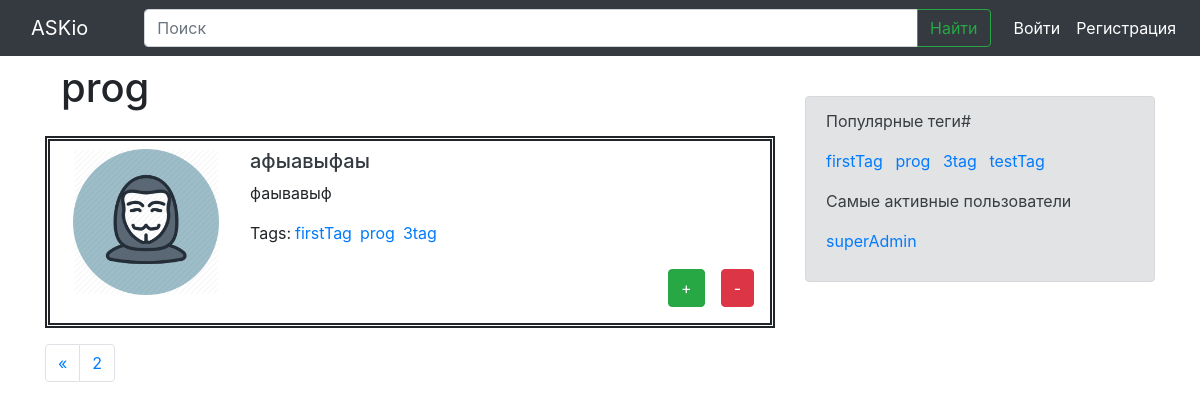
The page /tag/prog/?page=2 on the database as committed earlier.
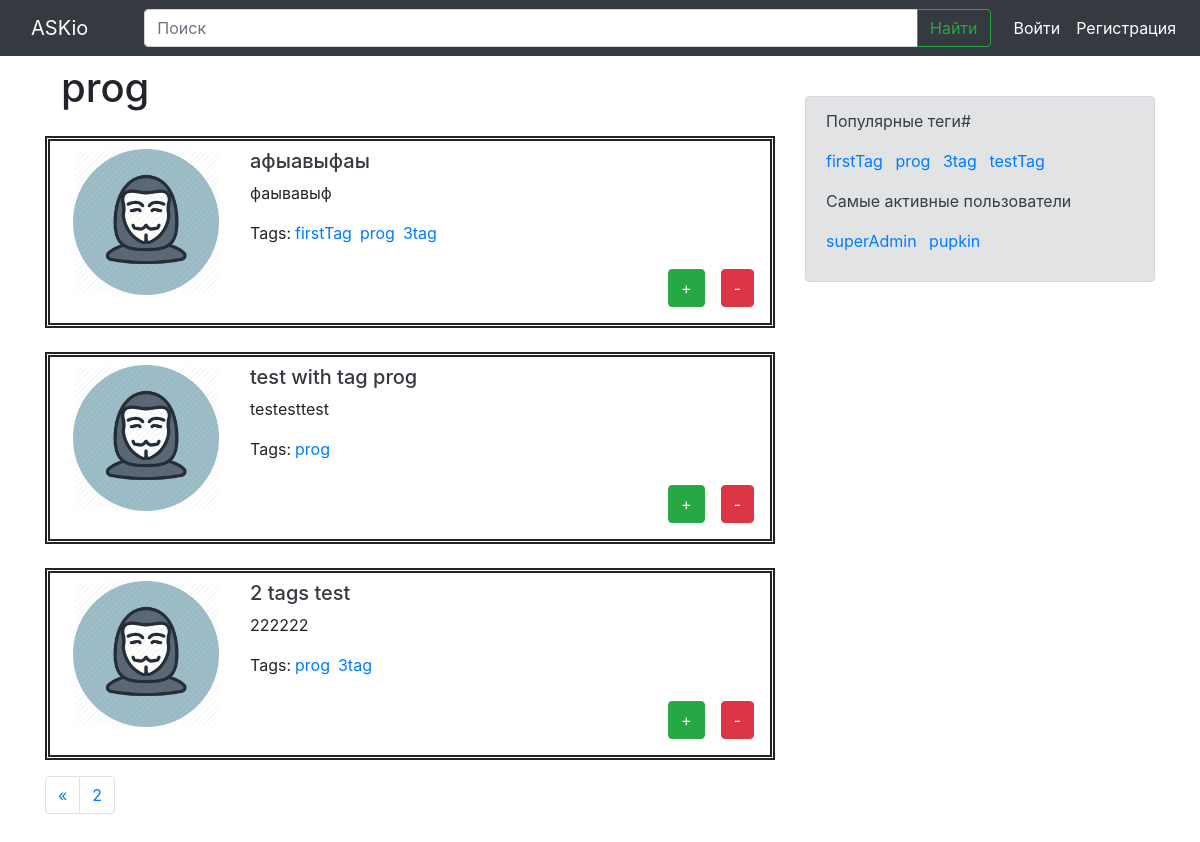
The same page on the database as committed later.
### app/models.py (models this page shows, shortened)
class Tag(models.Model):
    name = models.CharField(max_length=20, unique=True)

class Question(models.Model):
    title = models.CharField(max_length=255)
    text = models.TextField()
    profile = models.ForeignKey(Profile, on_delete=models.CASCADE)
    tag = models.ManyToManyField(Tag, blank=True)

class Profile(models.Model):
    user = models.OneToOneField(User, on_delete=models.CASCADE, unique=True)
    nickname = models.CharField(max_length=20, default=None, unique=True)
    avatar = models.ImageField(blank=False, null=True)

### app/views.py (the view)
# urls.py: path('tag/<slug:tag_name>/', views.tag_page, name='tag'),
def tag_page(request, tag_name):
    t = Tag.objects.get(name=tag_name)
    questions, page = paginate(Question.objects.filter(tag=t), 3, request)
    right_menu_tags, right_menu_members = right_menu_objects()
    context = {
        'tag': t.name,
        'questions': questions,
        'page': page,
        'right_menu_tags': right_menu_tags,
        'right_menu_members': right_menu_members,
    }
    if request.user.is_authenticated:
        profile = Profile.objects.get(user=request.user)
        context['profile'] = profile
    return render(request, 'tag_page.html', context)

### app/views.py (called while the page is built)
def right_menu_objects():
    tags = Tag.objects.all()
    members = Profile.objects.all()
    return tags, members

def paginate(objects_list, number_of_objects_on_page, request):
    pages_count = request.GET.get('page')
    if pages_count is None:
        pages_count=1
    paginator = Paginator(objects_list, number_of_objects_on_page)
    page = paginator.page(pages_count)
    return page.object_list, page

### templates/tag_page.html
{% extends 'base.html' %}
{% load static %}
{% block content %}
    <p class="h1 mt-3 ml-3"> {{ tag }} </p>
    {% for question in questions %}
      {% include 'inc/question.html' with q=question %}
    {% endfor %}
    {% include 'inc/paginator.html' %}
{% endblock content %}

### templates/base.html (shortened to what this page needs)
{% load static %}
<!DOCTYPE html>
<html lang="ru">
  <head>
    <link href="{% static 'css/bootstrap.min.css' %}" rel="stylesheet">
  </head>
  <body>
    {% include 'inc/navbar.html' %}
    <main role="main" class="container mt-5">
      <div class="row mt-5">
        <div class="col-8 mb-5">
          {% block content %}{% endblock content %}
        </div>
        <div class="col-4 mt-5">
          {% include 'inc/right_menu.html' with tags=right_menu_tags members=right_menu_members%}
        </div>
      </div>
    </main>
  </body>
</html>

### templates/inc/navbar.html (shortened to what this page needs)
<nav class="navbar navbar-expand-md navbar-dark fixed-top bg-dark">
    <a class="navbar-brand col-md-1" href="{% url 'questions' %}">ASKio</a>
    <div class="collapse navbar-collapse" id="navbarCollapse">
      <div class="input-group col-12">
        <input class="form-control" type="search" placeholder="Поиск" />
        <div class="input-group-append">
          <button type="button" class="btn btn-outline-success" type="submit">
            Найти
          </button>
        </div>
      </div>
    </div>
    <ul class="navbar-nav mr-auto">
        {% if profile.user.is_authenticated %}
        <li class="nav-item active">
            <a class="nav-link" href="{% url 'settings' %}">{{ profile.nickname }}</a>
        </li>
        {% else %}
        <li class="nav-item active">
            <a class="nav-link" href="{% url 'login' %}">Войти</a>
        </li>
        <li class="nav-item active">
            <a class="nav-link" href="{% url 'signup' %}">Регистрация</a>
        </li>
        {% endif %}
    </ul>
  </nav>

### templates/inc/question.html
{% load static %}
<div class="media mt-4 p-2" style="border-style: double; border-width: 5px;">
  <img src="{% static 'img/avatar.png' %}" class="mr-3 col-3">
  <div class="media-body">
    <h5>
      <a href="{% url 'question' qid=q.id %}" class="text-dark">{{ q.title }}</a>
    </h5>
    <p> {{ q.text }} </p>
    <div class="input-group">
      <p class="mr-1">Tags: </p>
      {% for tag in question.tag.all %}
        <a href="{% url 'tag' tag_name=tag.name %}" class="base_link_v1 mr-2">{{ tag.name }}</a>
      {% endfor %}
    </div>
    <div class="input-group justify-content-end">
      <button type="button" class="btn btn-success m-2">+</button>
      <button type="button" class="btn btn-danger m-2">-</button>
    </div>
  </div>
</div>

### templates/inc/paginator.html (shortened to what this page needs)
<ul class="pagination mt-3">
    {% if page.has_previous %}
    <li class="page-item">
      <a class="page-link" href="?page={{ page.previous_page_number }}">
        <span aria-hidden="true">&laquo;</span>
      </a>
    </li>
    {% endif %}
    {% if page.has_previous or page.has_next %}
        <li class="page-item"><p class="page-link">{{ page.number }}</p></li>
    {% endif %}
</ul>

### templates/inc/right_menu.html
<div class="alert alert-secondary">
  <p>
    Популярные теги#
    <div>
      {% for tag in tags %}
        <a href="{% url 'tag' tag_name=tag.name %}" class="base_link_v1 mr-2">{{ tag.name }}</a>
      {% endfor %}
    </div>
  </p>
  <p>
    Самые активные пользователи
    <div>
      {% for member in members %}
        <a href="#" class="base_link_v1 mr-2">{{ member.nickname }}</a>
      {% endfor %}
    </div>
  </p>
</div>

Rows that differ between the two databases and show on the page:
added Question: title "test with tag prog", text "testesttest", Tag (name "prog")
added Question: title "2 tags test", text "222222", Tag (name "prog"), Tag (name "3tag")
added Profile: nickname "pupkin"
